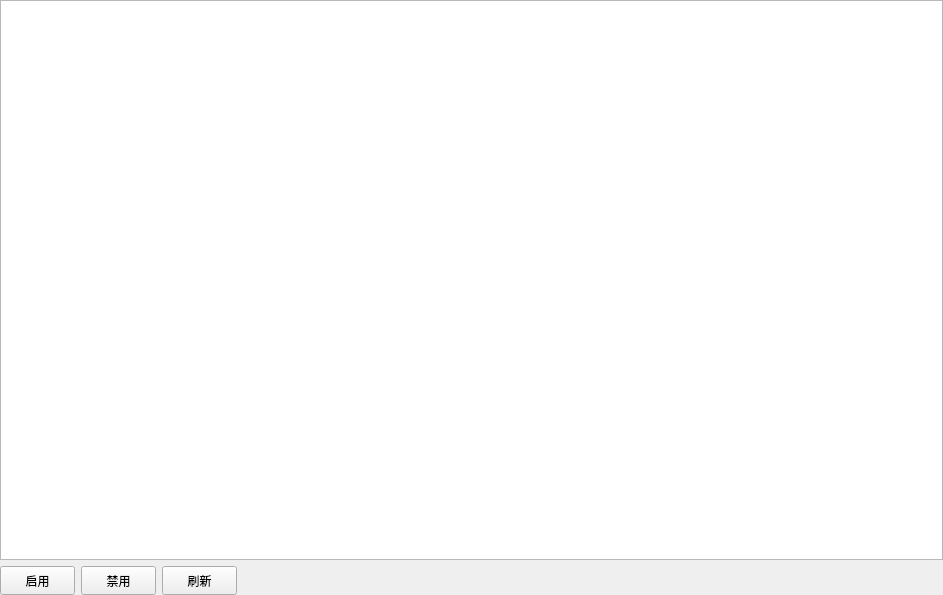
<?xml version="1.0" encoding="UTF-8"?>
<ui version="4.0">
 <class>Form</class>
 <widget class="QWidget" name="Form">
  <property name="geometry">
   <rect>
    <x>0</x>
    <y>0</y>
    <width>943</width>
    <height>595</height>
   </rect>
  </property>
  <property name="windowTitle">
   <string>Form</string>
  </property>
  <widget class="QWidget" name="layoutWidget">
   <property name="geometry">
    <rect>
     <x>0</x>
     <y>0</y>
     <width>943</width>
     <height>595</height>
    </rect>
   </property>
   <layout class="QVBoxLayout" name="verticalLayout_2">
    <item>
     <widget class="QTableView" name="shebeiTable">
      <property name="minimumSize">
       <size>
        <width>941</width>
        <height>551</height>
       </size>
      </property>
     </widget>
    </item>
    <item>
     <layout class="QHBoxLayout" name="horizontalLayout_11">
      <item>
       <widget class="QPushButton" name="start">
        <property name="sizePolicy">
         <sizepolicy hsizetype="Minimum" vsizetype="Expanding">
          <horstretch>0</horstretch>
          <verstretch>0</verstretch>
         </sizepolicy>
        </property>
        <property name="minimumSize">
         <size>
          <width>75</width>
          <height>29</height>
         </size>
        </property>
        <property name="maximumSize">
         <size>
          <width>75</width>
          <height>29</height>
         </size>
        </property>
        <property name="text">
         <string>启用</string>
        </property>
       </widget>
      </item>
      <item>
       <widget class="QPushButton" name="stop">
        <property name="sizePolicy">
         <sizepolicy hsizetype="Minimum" vsizetype="Expanding">
          <horstretch>0</horstretch>
          <verstretch>0</verstretch>
         </sizepolicy>
        </property>
        <property name="minimumSize">
         <size>
          <width>75</width>
          <height>29</height>
         </size>
        </property>
        <property name="maximumSize">
         <size>
          <width>75</width>
          <height>29</height>
         </size>
        </property>
        <property name="text">
         <string>禁用</string>
        </property>
       </widget>
      </item>
      <item>
       <widget class="QPushButton" name="refresh">
        <property name="sizePolicy">
         <sizepolicy hsizetype="Minimum" vsizetype="Expanding">
          <horstretch>0</horstretch>
          <verstretch>0</verstretch>
         </sizepolicy>
        </property>
        <property name="minimumSize">
         <size>
          <width>75</width>
          <height>29</height>
         </size>
        </property>
        <property name="maximumSize">
         <size>
          <width>75</width>
          <height>29</height>
         </size>
        </property>
        <property name="text">
         <string>刷新</string>
        </property>
       </widget>
      </item>
      <item>
       <spacer name="horizontalSpacer_21">
        <property name="orientation">
         <enum>Qt::Horizontal</enum>
        </property>
        <property name="sizeHint" stdset="0">
         <size>
          <width>40</width>
          <height>20</height>
         </size>
        </property>
       </spacer>
      </item>
     </layout>
    </item>
   </layout>
  </widget>
 </widget>
 <resources/>
 <connections/>
</ui>
